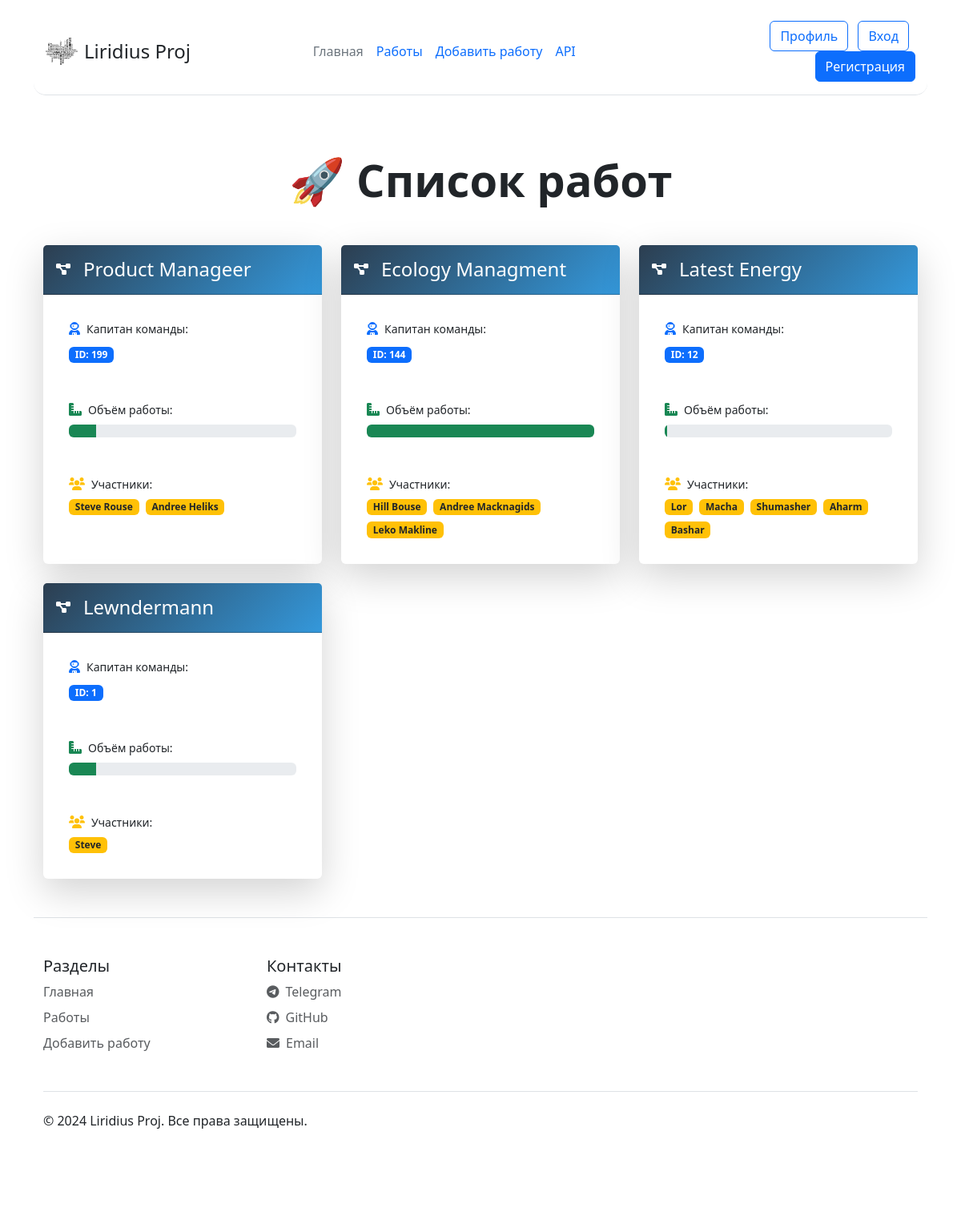
/jobs_vision (signed in), run on the app's committed database.
### data/models.py (models this page shows, shortened)
class Jobs(db.Model, SerializerMixin):
    __tablename__ = 'jobs'
    id = db.Column(db.Integer, primary_key=True)
    Job_Title = db.Column(db.String(80), nullable=False)
    Team_lead_id = db.Column(db.Integer, nullable=False)
    Work_Size = db.Column(db.Integer, nullable=False)
    Collaborators = db.Column(db.String(80), nullable=False)
    finish = db.Column(db.Boolean, nullable=False)

### app.py (the view)
@app.route("/jobs_vision")
@login_required
def jobs_vision():
    jobs = Jobs.query.all()
    return render_template("jobs_list.html", jobs=jobs)

### app.py (called while the page is built)
@log_m.user_loader
def load_user(user_id):
    return db.session.get(User, user_id)

### templates/jobs_list.html (shortened to what this page needs)
{% extends "base.html" %}
{% block content %}
<div class="container py-5">
    <h1 class="text-center mb-5 display-4 fw-bold">🚀 Список работ</h1>
    <div class="row g-4">
        {% for job in jobs %}
        <div class="col-lg-4 col-md-6" style="animation-delay: {{ loop.index * 0.1 }}s;">
            <div class="job-card card h-100 border-0 shadow-lg">
                <div class="card-header text-white py-3">
                    <div class="d-flex align-items-center">
                        <i class="fas fa-project-diagram floating-icon me-3"></i>
                        <h4 class="mb-0">{{ job.Job_Title }}</h4>
                    </div>
                </div>
                <div class="card-body position-relative">
                    <div class="info-badge p-3 mb-3">
                        <div class="d-flex align-items-center mb-2">
                            <i class="fas fa-user-astronaut text-primary me-2"></i>
                            <span class="small">Капитан команды:</span>
                        </div>
                        <span class="badge bg-primary">ID: {{ job.Team_lead_id }}</span>
                    </div>
                    <div class="info-badge p-3 mb-3">
                        <div class="d-flex align-items-center mb-2">
                            <i class="fas fa-ruler-combined text-success me-2"></i>
                            <span class="small">Объём работы:</span>
                        </div>
                        <div class="progress">
                            <div class="progress-bar bg-success"
                                 role="progressbar"
                                 style="width: {{ job.Work_Size }}%"
                                 aria-valuenow="{{ job.Work_Size }}"
                                 aria-valuemin="0"
                                 aria-valuemax="100">
                            </div>
                        </div>
                    </div>
                    <div class="info-badge p-3">
                        <div class="d-flex align-items-center mb-2">
                            <i class="fas fa-users text-warning me-2"></i>
                            <span class="small">Участники:</span>
                        </div>
                        <div class="d-flex flex-wrap gap-2">
                            {% for collaborator in job.Collaborators.split(',') %}
                            <span class="badge bg-warning text-dark">{{ collaborator }}</span>
                            {% endfor %}
                        </div>
                    </div>
                </div>
            </div>
        </div>
        {% endfor %}
    </div>
</div>
{% endblock %}

### templates/jobs_list.html (style rules this page uses)
.job-card { animation: cardEntrance 0.6s ease forwards; opacity: 0; transition: all 0.3s cubic-bezier(0.25, 0.46, 0.45, 0.94); }
.card-header { position: relative; overflow: hidden; background: linear-gradient(135deg, #2c3e50, #3498db); }
.card-header::after { content: ''; position: absolute; bottom: 0; left: 0; width: 100%; height: 3px; background: #e74c3c; transform: scaleX(0); transition: transform 0.3s ease; }
.info-badge { background: rgba(255, 255, 255, 0.1); backdrop-filter: blur(5px); border-radius: 8px; transition: all 0.3s ease; }
.floating-icon { animation: float 3s ease-in-out infinite; }

### data on the page
Jobs: Job_Title "Product Manageer", Team_lead_id "199", Work_Size 12 (drawn), collaborator "Steve Rouse" "Andree Heliks"
Jobs: Job_Title "Ecology Managment", Team_lead_id "144", Work_Size 100 (drawn), collaborator "Hill Bouse" "Andree Macknagids" "Leko Makline"
Jobs: Job_Title "Latest Energy", Team_lead_id "12", Work_Size 1 (drawn), collaborator "Lor" "Macha" "Shumasher" "Aharm" "Bashar"
Jobs: Job_Title "Lewndermann", Team_lead_id "1", Work_Size 12 (drawn), Collaborators "Steve"
